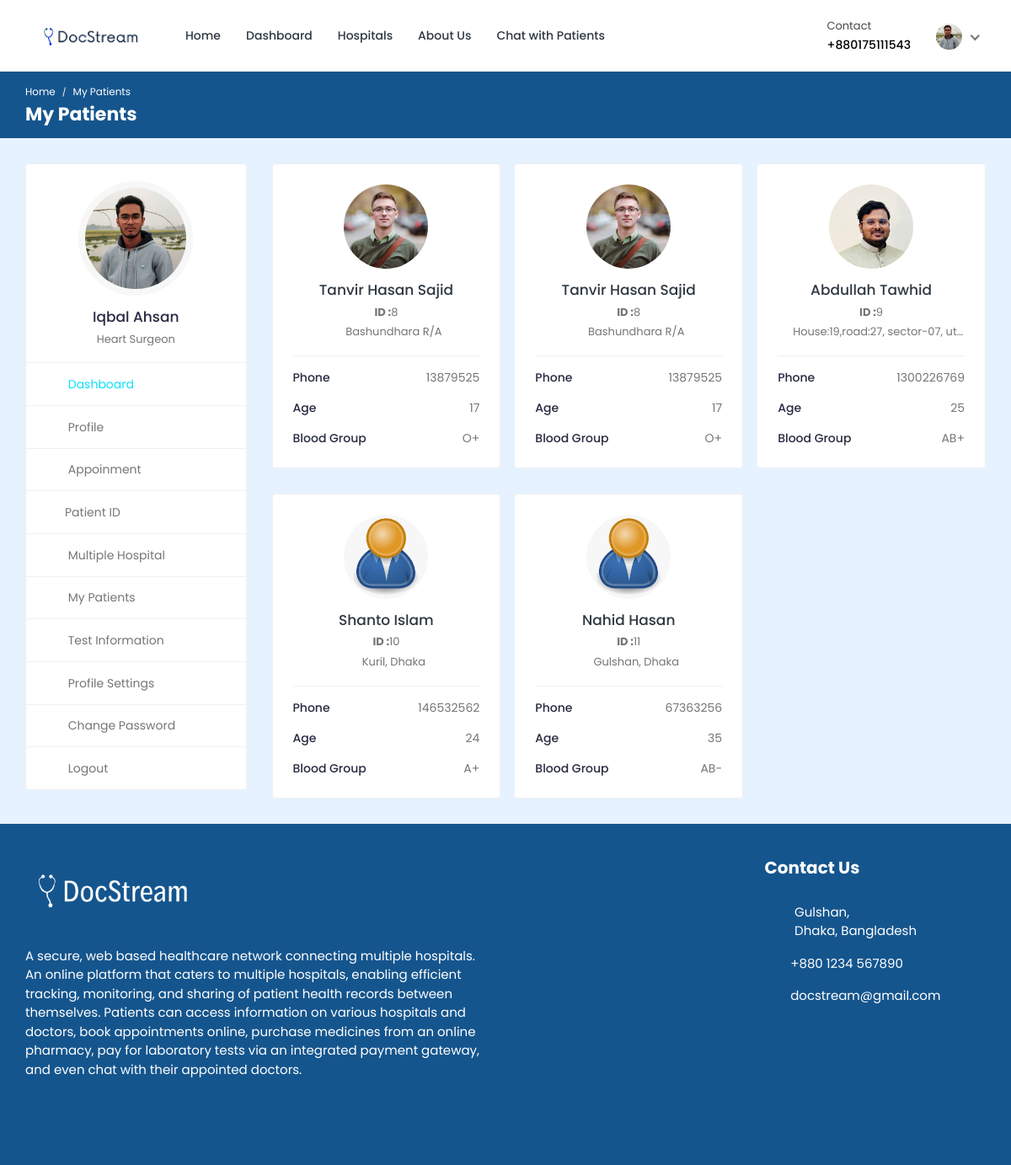
Page /doctor/my-patients/ (signed in) on the committed database.
### doctor/models.py (models this page shows, shortened)
class Doctor_Information(models.Model):
    DOCTOR_TYPE = (
        ('Cardiologists', 'Cardiologists'),
        ('Neurologists', 'Neurologists'),
        ('Pediatricians', 'Pediatricians'),
        ('Physiatrists', 'Physiatrists'),
        ('Dermatologists', 'Dermatologists'),
    )
    doctor_id = models.AutoField(primary_key=True)
    user = models.OneToOneField(User, on_delete=models.CASCADE, null=True, blank=True, related_name='profile')
    name = models.CharField(max_length=200, null=True, blank=True)
    username = models.CharField(max_length=200, null=True, blank=True)
    gender = models.CharField(max_length=200, null=True, blank=True)
    description = models.TextField(max_length=1000, null=True, blank=True)
    department = models.CharField(max_length=200, choices=DOCTOR_TYPE, null=True, blank=True)
    department_name = models.ForeignKey(hospital_department, on_delete=models.SET_NULL, null=True, blank=True)
    specialization = models.ForeignKey(specialization, on_delete=models.SET_NULL, null=True, blank=True)
    featured_image = models.ImageField(upload_to='doctors/', default='doctors/user-default.png', null=True, blank=True)
    certificate_image = models.ImageField(upload_to='doctors_certificate/', default='doctors_certificate/default.png', null=True, blank=True)
    email = models.EmailField(max_length=200, null=True, blank=True)
    phone_number = models.CharField(max_length=200, null=True, blank=True)
    nid = models.CharField(max_length=200, null=True, blank=True)
    visiting_hour = models.CharField(max_length=200, null=True, blank=True)
    consultation_fee = models.IntegerField(null=True, blank=True)
    report_fee = models.IntegerField(null=True, blank=True)
    dob = models.CharField(max_length=200, null=True, blank=True)
    institute = models.CharField(max_length=200, null=True, blank=True)
    degree = models.CharField(max_length=200, null=True, blank=True)
    completion_year = models.CharField(max_length=200, null=True, blank=True)
    work_place = models.CharField(max_length=200, null=True, blank=True)
    designation = models.CharField(max_length=200, null=True, blank=True)
    start_year = models.CharField(max_length=200, null=True, blank=True)
    end_year = models.CharField(max_length=200, null=True, blank=True)
    register_status =  models.CharField(max_length=200, null=True, default='Pending')
    hospital_name = models.ForeignKey(Hospital_Information, on_delete=models.SET_NULL, null=True, blank=True)

class Appointment(models.Model):
    APPOINTMENT_TYPE = (
        ('report', 'report'),
        ('checkup', 'checkup'),
    )
    APPOINTMENT_STATUS = (
        ('pending', 'pending'),
        ('confirmed', 'confirmed'),
        ('cancelled', 'cancelled'),
    )
    id = models.AutoField(primary_key=True)
    date = models.DateField(null=True, blank=True)
    time = models.CharField(max_length=200, null=True, blank=True)
    doctor = models.ForeignKey(Doctor_Information, on_delete=models.CASCADE, null=True, blank=True)
    patient = models.ForeignKey(Patient, on_delete=models.CASCADE, null=True, blank=True)
    appointment_type = models.CharField(max_length=200, choices=APPOINTMENT_TYPE)
    appointment_status = models.CharField(max_length=200, choices=APPOINTMENT_STATUS)
    serial_number = models.CharField(max_length=200, null=True, blank=True)
    payment_status = models.CharField(max_length=200, null=True, blank=True, default='pending')
    transaction_id = models.CharField(max_length=255, null=True, blank=True)
    message = models.CharField(max_length=255, null=True, blank=True)

### hospital_admin/models.py (models this page shows, shortened)
class specialization(models.Model):
    specialization_id = models.AutoField(primary_key=True)
    specialization_name = models.CharField(max_length=200, null=True, blank=True)
    hospital = models.ForeignKey(Hospital_Information, on_delete=models.CASCADE, null=True, blank=True)

### hospital/models.py (models this page shows, shortened)
class Patient(models.Model):
    patient_id = models.AutoField(primary_key=True)
    user = models.OneToOneField(User, on_delete=models.CASCADE, null=True, blank=True, related_name='patient')
    name = models.CharField(max_length=200, null=True, blank=True)
    username = models.CharField(max_length=200, null=True, blank=True)
    age = models.IntegerField(null=True, blank=True)
    email = models.EmailField(max_length=200, null=True, blank=True)
    phone_number = models.IntegerField(null=True, blank=True)
    address = models.CharField(max_length=200, null=True, blank=True)
    featured_image = models.ImageField(upload_to='patients/', default='patients/user-default.png', null=True, blank=True)
    blood_group = models.CharField(max_length=200, null=True, blank=True)
    history = models.CharField(max_length=200, null=True, blank=True)
    dob = models.CharField(max_length=200, null=True, blank=True)
    nid = models.CharField(max_length=200, null=True, blank=True)
    serial_number = models.CharField(max_length=200, null=True, blank=True)
    login_status = models.CharField(max_length=200, null=True, blank=True, default="offline")

### doctor/views.py (the view)
# urls.py: path('my-patients/', views.my_patients, name='my-patients'),
@csrf_exempt
@login_required(login_url="doctor-login")
def my_patients(request):
    if request.user.is_doctor:
        doctor = Doctor_Information.objects.get(user=request.user)
        appointments = Appointment.objects.filter(doctor=doctor).filter(appointment_status='confirmed')
    else:
        redirect('doctor-logout')
    context = {'doctor': doctor, 'appointments': appointments}
    return render(request, 'my-patients.html', context)

### templates/my-patients.html (shortened to what this page needs)
{% load static %}
<!DOCTYPE html>
<html lang="en">
<head>
		<link rel="stylesheet" href="{% static 'HealthStack-System/css/Normal/bootstrap.min.css' %}">
		<link rel="stylesheet" href="{% static 'HealthStack-System/plugins/Normal/fontawesome/css/fontawesome.min.css' %}">
		<link rel="stylesheet" href="{% static 'HealthStack-System/plugins/Normal/fontawesome/css/all.min.css' %}">
		<link rel="stylesheet" href="{% static 'HealthStack-System/css/Normal/style.css' %}">
	</head>
	<body>
		<div class="main-wrapper">
			<header class="header">{% include 'doctor-navbar.html' %}</header>
			<div class="breadcrumb-bar">
				<div class="container-fluid">
					<div class="row align-items-center">
						<div class="col-md-12 col-12">
							<nav aria-label="breadcrumb" class="page-breadcrumb">
								<ol class="breadcrumb">
									<li class="breadcrumb-item"><a href="{% url 'doctor-dashboard' %}">Home</a></li>
									<li class="breadcrumb-item active" aria-current="page">My Patients</li>
								</ol>
							</nav>
							<h2 class="breadcrumb-title">My Patients</h2>
						</div>
					</div>
				</div>
			</div>
			<div class="content">
				<div class="container-fluid">
					<div class="row">
						<div class="col-md-5 col-lg-4 col-xl-3 theiaStickySidebar">
							<div>{% include 'doctor-sidebar.html' %}</div>
						</div>
						<div class="col-md-7 col-lg-8 col-xl-9">
							<div class="row row-grid">
								{% for appointment in appointments %}
								<div class="col-md-6 col-lg-4 col-xl-3">
									<div class="card widget-profile pat-widget-profile">
										<div class="card-body">
											<div class="pro-widget-content">
												<div class="profile-info-widget">
													<a href="{% url 'patient-profile' pk=appointment.patient.patient_id %}" class="booking-doc-img">
														<img src="{{appointment.patient.featured_image.url}}" alt="User Image">
													</a>
													<div class="profile-det-info">
														<h3><a href="{% url 'patient-profile' pk=appointment.patient.patient_id %}">{{appointment.patient.name}}</a></h3>
														<div class="patient-details">
															<h5><b>ID :</b>{{appointment.patient.patient_id}}</h5>
															<h5 class="mb-0"><i class="fas fa-map-marker-alt"></i>{{appointment.patient.address}}</h5>
														</div>
													</div>
												</div>
											</div>
											<div class="patient-info">
												<ul>
													<li>Phone <span>{{appointment.patient.phone_number}}</span></li>
													<li>Age <span>{{appointment.patient.age}}</span></li>
													<li>Blood Group <span>{{appointment.patient.blood_group}}</span></li>
												</ul>
											</div>
										</div>
									</div>
								</div>
								{% endfor %}
							</div>
						</div>
					</div>
				</div>
			</div>
			{% include 'footer.html' %}
		</div>
	</body>
</html>

### templates/doctor-navbar.html (shortened to what this page needs)
{% load static %}
<nav class="navbar navbar-expand-lg header-nav">
  <div class="navbar-header">
    <a href="{% url 'hospital_home'%}" class="navbar-brand logo">
      <img
        src="{% static 'HealthStack-System/images/Normal/logo-.png' %}"
        class="img-fluid"
        alt="Logo"
      />
    </a>
  </div>
  <div class="main-menu-wrapper">
    <ul class="main-nav">
      <li>
        <a href="{% url 'hospital_home'%}">Home</a>
      </li>
      <li>
        <a href="{% url 'doctor-dashboard'%}">Dashboard</a>
      </li>
      <li><a href="{% url 'multiple-hospital' %}" style="text-decoration: none;">Hospitals</a></li>
      <li>
        <a href="{% url 'about-us'%}">About Us</a>
      </li>
      <li>
        <a href="{% url 'chat-home' pk=user.id %}">Chat with Patients</a>
      </li>
    </ul>
  </div>
  <ul class="nav header-navbar-rht">
    <li class="nav-item contact-item">
      <div class="header-contact-img">
        <i class="far fa-hospital"></i>
      </div>
      <div class="header-contact-detail">
        <p class="contact-header">Contact</p>
        <p class="contact-info-header">+88{{doctor.phone_number}}</p>
      </div>
    </li>
    <li class="nav-item dropdown has-arrow logged-item">
      <a href="#" class="dropdown-toggle nav-link" data-toggle="dropdown">
        <span class="user-img">
          <img
            class="rounded-circle"
            src="{{ doctor.featured_image.url }}"
            width="31"
            alt="Darren Elder"
          />
        </span>
      </a>
    </li>
  </ul>
</nav>

### templates/doctor-sidebar.html (shortened to what this page needs)
{% load static %}
<div class="profile-sidebar">
  <div class="widget-profile pro-widget-content">
    <div class="profile-info-widget">
      <a href="#" class="booking-doc-img">
        <img
          src="{{ doctor.featured_image.url }}"
          alt="User Image"
        />
      </a>
      <div class="profile-det-info">
        <h3>{{ doctor.name }}</h3>
        <div class="patient-details">
          <h5 class="mb-0">{{doctor.specialization.specialization_name}}</h5>
        </div>
      </div>
    </div>
  </div>
  <div class="dashboard-widget">
    <nav class="dashboard-menu sidebar">
      <ul>
        <li class="active">
          <a href="{% url 'doctor-dashboard' %}">
            <i class="fas fa-columns"></i>
            <span>Dashboard</span>
          </a>
        </li>
        <li>
        <a href="{% url 'doctor-profile' pk=doctor.doctor_id %}">
          <i class="fas fa-user"></i>
          <span>Profile</span>
        </a>
      </li>
        <li>
          <a href="{% url 'appointments'%}">
            <i class="fas fa-user-circle"></i>
            <span>Appoinment</span>
          </a>
        </li>
        <li class="nav-item has-submenu">
            <a href="#" class="nav-link"><i class="fas fa-search"></i><span>Patient ID</span></a>
        </li>
        <li>
          <a href="{% url 'multiple-hospital' %}">
            <i class="fas fa-hospital"></i>
            <span>Multiple Hospital</span>
          </a>
      </li>
        <li>
          <a href="{% url 'my-patients' %}">
            <i class="fas fa-user-injured"></i>
            <span>My Patients</span>
          </a>
        </li>
        <li>
          <a href="{% url 'doctor-test-list'%}" target="_blank">
            <i class="fas fa-hourglass-start"></i>
            <span>Test Information</span>
          </a>
        </li>
        <li>
          <a
            href="{% url 'doctor-profile-settings' %}"
          >
            <i class="fas fa-user-cog"></i>
            <span>Profile Settings</span>
          </a>
        </li>
        <li>
          <a href="{% url 'doctor-change-password' pk=user.id%}">
            <i class="fas fa-lock"></i>
            <span>Change Password</span>
          </a>
        </li>
        <li>
          <a href="{% url 'doctor-logout'%}">
            <i class="fas fa-sign-out-alt"></i>
            <span>Logout</span>
          </a>
        </li>
      </ul>
    </nav>
  </div>
</div>

### rows in the picture
Doctor_Information: phone_number "0175111543", featured_image (picture), name "Iqbal Ahsan", specialization.specialization_name "Heart Surgeon"
Appointment: patient.featured_image (picture), patient.name "Tanvir Hasan Sajid", patient.patient_id "8", patient.address "Bashundhara R/A", patient.phone_number "13879525", patient.age "17", patient.blood_group "O+"
Appointment: patient.featured_image (picture), patient.name "Tanvir Hasan Sajid", patient.patient_id "8", patient.address "Bashundhara R/A", patient.phone_number "13879525", patient.age "17", patient.blood_group "O+"
Appointment: patient.featured_image (picture), patient.name "Abdullah Tawhid", patient.patient_id "9", patient.address "House:19,road:27, sector-07, ut…", patient.phone_number "1300226769", patient.age "25", patient.blood_group "AB+"
Appointment: patient.featured_image (placeholder picture), patient.name "Shanto Islam", patient.patient_id "10", patient.address "Kuril, Dhaka", patient.phone_number "146532562", patient.age "24", patient.blood_group "A+"
Appointment: patient.featured_image (placeholder picture), patient.name "Nahid Hasan", patient.patient_id "11", patient.address "Gulshan, Dhaka", patient.phone_number "67363256", patient.age "35", patient.blood_group "AB-"
